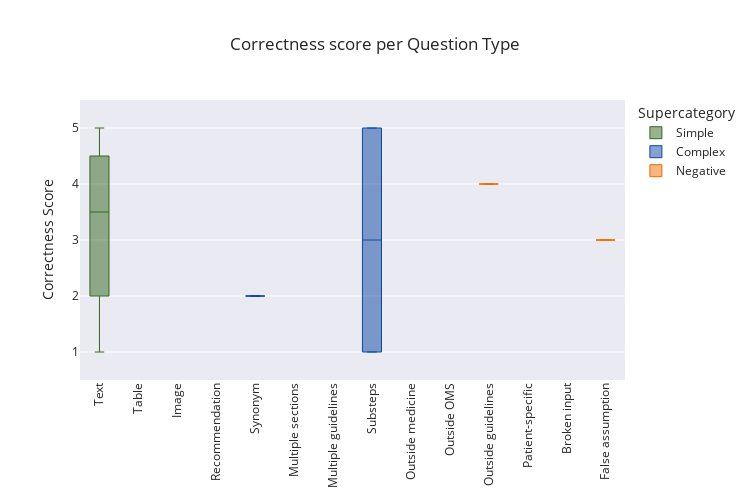

Write notebook code for a chart like this one.
### Markdown cell above
### Correctness of overall system

### Code cell
azure_generator_only_wf_system: WorkflowSystem = init_stored_wf_system(dbi, azure_generator_only_config, BACKEND_API_URL)
avg_correctness = get_average_correctness(azure_generator_only_wf_system)
df__correcntess, img__correctness = analyze_and_visualize_correctness_per_category(azure_generator_only_wf_system)
img__correctness.update_layout(width=screen_width, height=screen_height)


print(f"Average correctness: {avg_correctness:.2f}")
for supercat in all_supercategories:
    entry = df__correcntess[df__correcntess['subcategory'].isna() & (df__correcntess['supercategory'] == supercat.value)]['avg_correctness_score'].iloc[0]
    if pd.isna(entry):
        print(f"No correctness scores for {supercat.value} questions")
    else:
        print(f"Correctness score for {supercat.value} questions: {entry:.2f}")
        
img__correctness

### Figure 1 — Plotly figure (JSON) as saved in the notebook; plotly's stock layout.template omitted (floating-point values rounded to 4 significant figures)
{"data": [{"alignmentgroup": "True", "hovertemplate": "Supercategory=Simple<br>Subcategory=%{x}<br>Correctness Score=%{y}<extra></extra>", "legendgroup": "Simple", "line": {"width": 1}, "marker": {"color": "#33691E", "size": 3}, "name": "Simple", "notched": false, "offsetgroup": "Simple", "orientation": "v", "showlegend": true, "type": "box", "x": ["Text", "Text", "Text", "Text", "Table", "Image", "Recommendation"], "x0": " ", "xaxis": "x", "y": [1, 5, 4, 3, null, null, null], "y0": " ", "yaxis": "y"}, {"alignmentgroup": "True", "hovertemplate": "Supercategory=Complex<br>Subcategory=%{x}<br>Correctness Score=%{y}<extra></extra>", "legendgroup": "Complex", "line": {"width": 1}, "marker": {"color": "#0D47A1", "size": 3}, "name": "Complex", "notched": false, "offsetgroup": "Complex", "orientation": "v", "showlegend": true, "type": "box", "x": ["Synonym", "Multiple sections", "Multiple guidelines", "Substeps", "Substeps"], "x0": " ", "xaxis": "x", "y": [2, null, null, 1, 5], "y0": " ", "yaxis": "y"}, {"alignmentgroup": "True", "hovertemplate": "Supercategory=Negative<br>Subcategory=%{x}<br>Correctness Score=%{y}<extra></extra>", "legendgroup": "Negative", "line": {"width": 1}, "marker": {"color": "#EF6C00", "size": 3}, "name": "Negative", "notched": false, "offsetgroup": "Negative", "orientation": "v", "showlegend": true, "type": "box", "x": ["Outside medicine", "Outside OMS", "Outside guidelines", "Patient-specific", "Broken input", "False assumption"], "x0": " ", "xaxis": "x", "y": [null, null, 4, null, null, 3], "y0": " ", "yaxis": "y"}], "layout": {"boxmode": "overlay", "height": 500, "legend": {"title": {"text": "Supercategory"}, "tracegroupgap": 0}, "showlegend": true, "title": {"text": "Correctness score per Question Type"}, "width": 750, "xaxis": {"anchor": "y", "autorange": true, "domain": [0, 1], "showgrid": false, "tickangle": -90, "title": {}}, "yaxis": {"anchor": "x", "domain": [0, 1], "range": [0.5, 5.5], "title": {"text": "Correctness Score"}}}}
